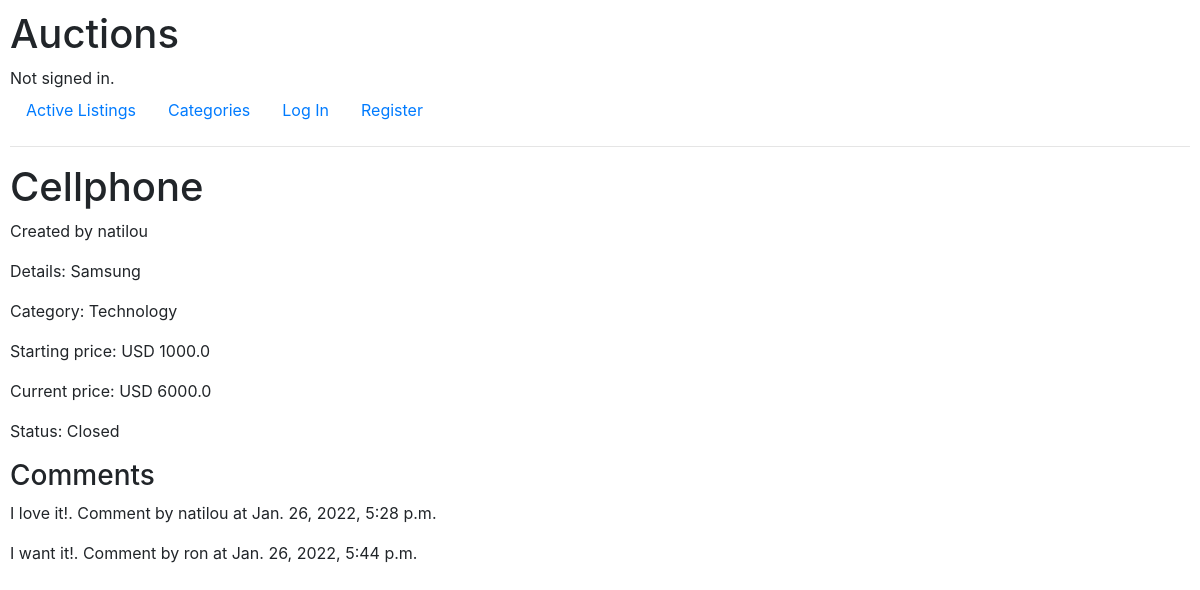
Page /3 on the committed database.
### auctions/models.py (models this page shows, shortened)
class Listing(models.Model):
    title = models.CharField(max_length=64)
    description = models.TextField(max_length=300)
    starting_price = models.FloatField()
    currency = models.CharField(max_length=4)
    image_url = models.URLField(null=True, blank=True)
    is_active = models.BooleanField(default=True)
    category = models.ForeignKey(Category, on_delete=models.CASCADE, related_name="listings")
    user = models.ForeignKey(User, on_delete=models.CASCADE, related_name="listings")
    @property
    def status_label(self):
        if not self.is_active:
            return "Closed"
        return "Active"
    @property
    def current_price(self):
        max_amount = Bid.objects.filter(listing=self).aggregate(Max("amount")).get('amount__max')
        if max_amount:
            return max_amount
        return self.starting_price

class User(AbstractUser):
    pass

class Category(models.Model):
    name = models.CharField(max_length=64)
    def __str__(self):
        return self.name

class Comment(models.Model):
    user = models.ForeignKey(User, on_delete=models.CASCADE, related_name="comments")
    body = models.TextField(max_length=200)
    listing = models.ForeignKey(Listing, on_delete=models.CASCADE, related_name="comments")
    created = models.DateTimeField(auto_now_add=True)
    updated = models.DateTimeField(auto_now=True)
    active = models.BooleanField(default=True)
    class Meta:
        ordering = ('created',)

### auctions/views.py (the view)
# urls.py: path("<int:listing_id>", views.listing, name="listing"),
def listing(request, listing_id):
    listing_page = Listing.objects.get(id=listing_id)
    is_in_watchlist = False
    if request.user.is_authenticated:
        is_in_watchlist = Watchlist.objects.filter(user=request.user, listings=listing_page).exists()
    return render(request, "auctions/listing.html", {
        "listing": listing_page,
        "is_in_watchlist": is_in_watchlist,
        "comment_form": FormCreateComment(),
        "comments": Comment.objects.filter(listing=listing_id),
        "bid_form": FormCreateBid(),
    })

### auctions/templates/auctions/listing.html (shortened to what this page needs)
{% extends "auctions/layout.html" %}
{% block body %}
    <h1>{{ listing.title }}</h1>
        <p> Created by {{ listing.user }} </p>
        <p>Details: {{ listing.description }}</p>
        {% if listing.category %}
            <p>Category: {{ listing.category }}</p>
        {% endif %}
        <p>Starting price: {{ listing.currency }} {{ listing.starting_price}}</p>
        <p>Current price: {{ listing.currency }} {{ listing.current_price}}</p>
        <p>Status: {{ listing.status_label }}</p>
    <h3>Comments</h3>
        {% if comments %}
            {% for comment in comments %}
                <p>{{ comment.body }}. Comment by {{ comment.user }} at {{ comment.created }}</p>
            {% endfor %}
        {% else %}
            <p>No comments yet</p>
        {% endif %}
{% endblock %}

### auctions/static/auctions/styles.css (style rules this page uses)
body { padding: 10px; }

### rows in the picture
Listing: title "Cellphone", user "natilou", description "Samsung", category "Technology", currency "USD", starting_price "1000.0", current_price "6000.0", status_label "Closed"
Comment: body "I love it!", user "natilou", created "Jan. 26, 2022, 5:28 p.m."
Comment: body "I want it!", user "ron", created "Jan. 26, 2022, 5:44 p.m."
